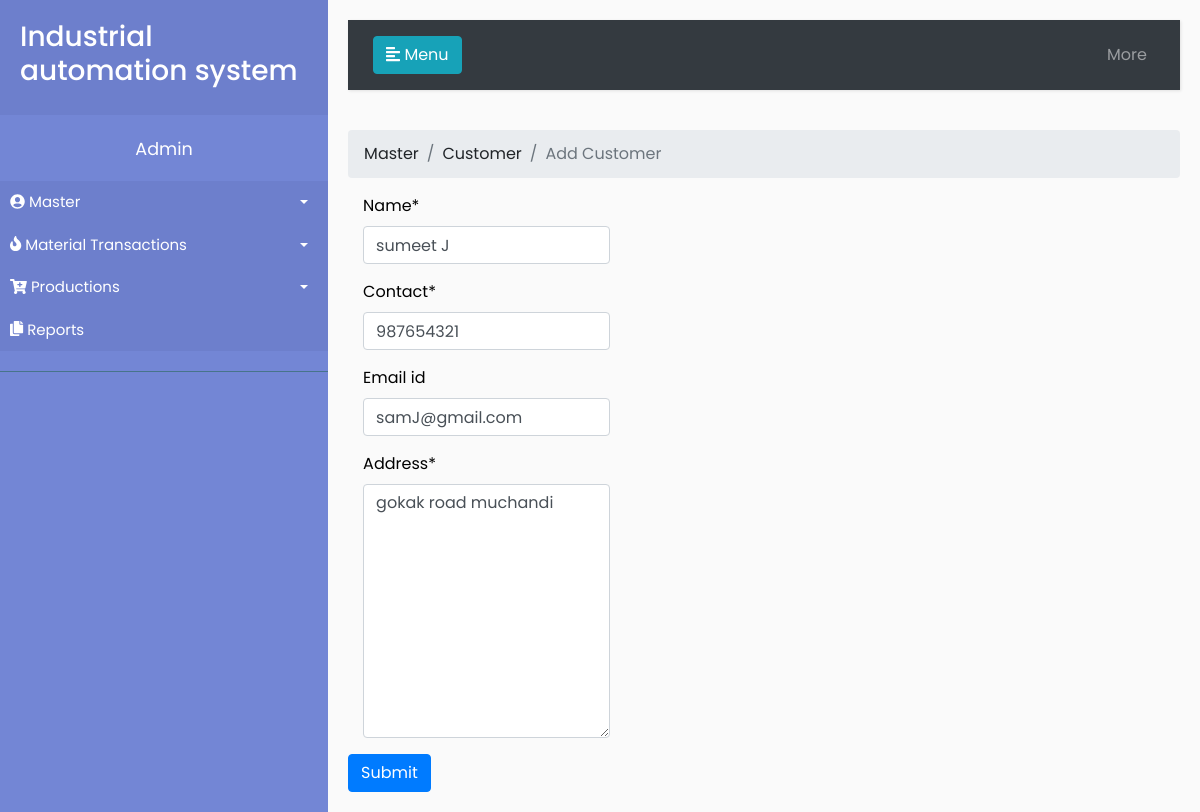
The page /customer/8/edit (signed in) on the database its author committed.
### master/models.py (models this page shows, shortened)
class Customer(models.Model):
	name = models.CharField(max_length=50)
	contact = models.PositiveIntegerField(max_length=10)
	email_id = models.EmailField(max_length=254, blank=True)
	address = models.TextField()
	created_date = models.DateTimeField(default=timezone.now)

### master/views.py (the view)
# urls.py: path('customer/<int:pk>/edit', views.editcustomer, name='editcustomer'),
@login_required
def editcustomer(request,pk):
	customer = get_object_or_404(Customer, pk=pk)
	if request.method == "POST":
		form = CustomerForm(request.POST, instance=customer)
		if form.is_valid():
			form.save()
			return redirect('customer')
	else:
		form = CustomerForm(instance=customer)
	return render(request, 'master/newcustomer.html', {'form': form})

### master/forms.py
class CustomerForm(forms.ModelForm):
	class Meta:
		model = Customer
		fields = ('name','contact','email_id','address',)

### master/templates/master/newcustomer.html (shortened to what this page needs)
{% extends 'base.html' %}
{% load crispy_forms_tags %}
 {% block content %}
 <nav aria-label="breadcrumb">
  <ol class="breadcrumb">
    <li class="breadcrumb-item"><a href="{% url 'master' %}">Master</a></li>
    <li class="breadcrumb-item"><a href="{% url 'customer' %}">Customer</a></li>
    <li class="breadcrumb-item active" aria-current="page">Add Customer</li>
  </ol>
</nav>
 <form method=POST>
    <div style="color:black;" class="col-md-4">
    {{ form|crispy }}
</div>
                 <button type="submit" class="btn btn-primary">Submit</button>
            </form>
{% endblock %}

### master/static/css/style.css (style rules this page uses)
body { font-family: 'Poppins', sans-serif; background: #fafafa; }
a, a:hover, a:focus { color: inherit; text-decoration: none; transition: all 0.3s; }
i, span { display: inline-block; }

### rows shown on the page
Customer: name "sumeet J", contact "987654321", email_id "samJ@gmail.com", address "gokak road muchandi"
